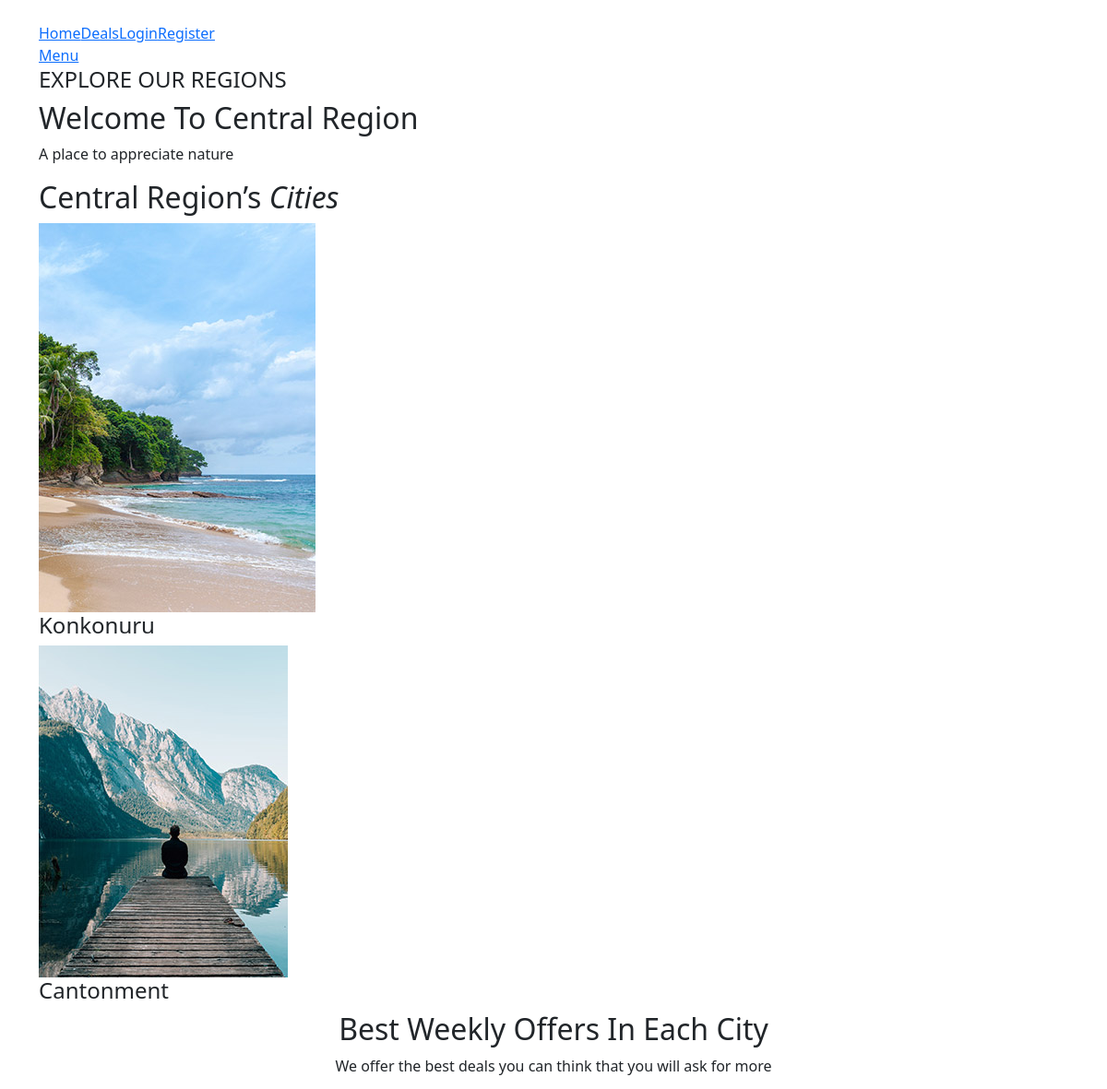
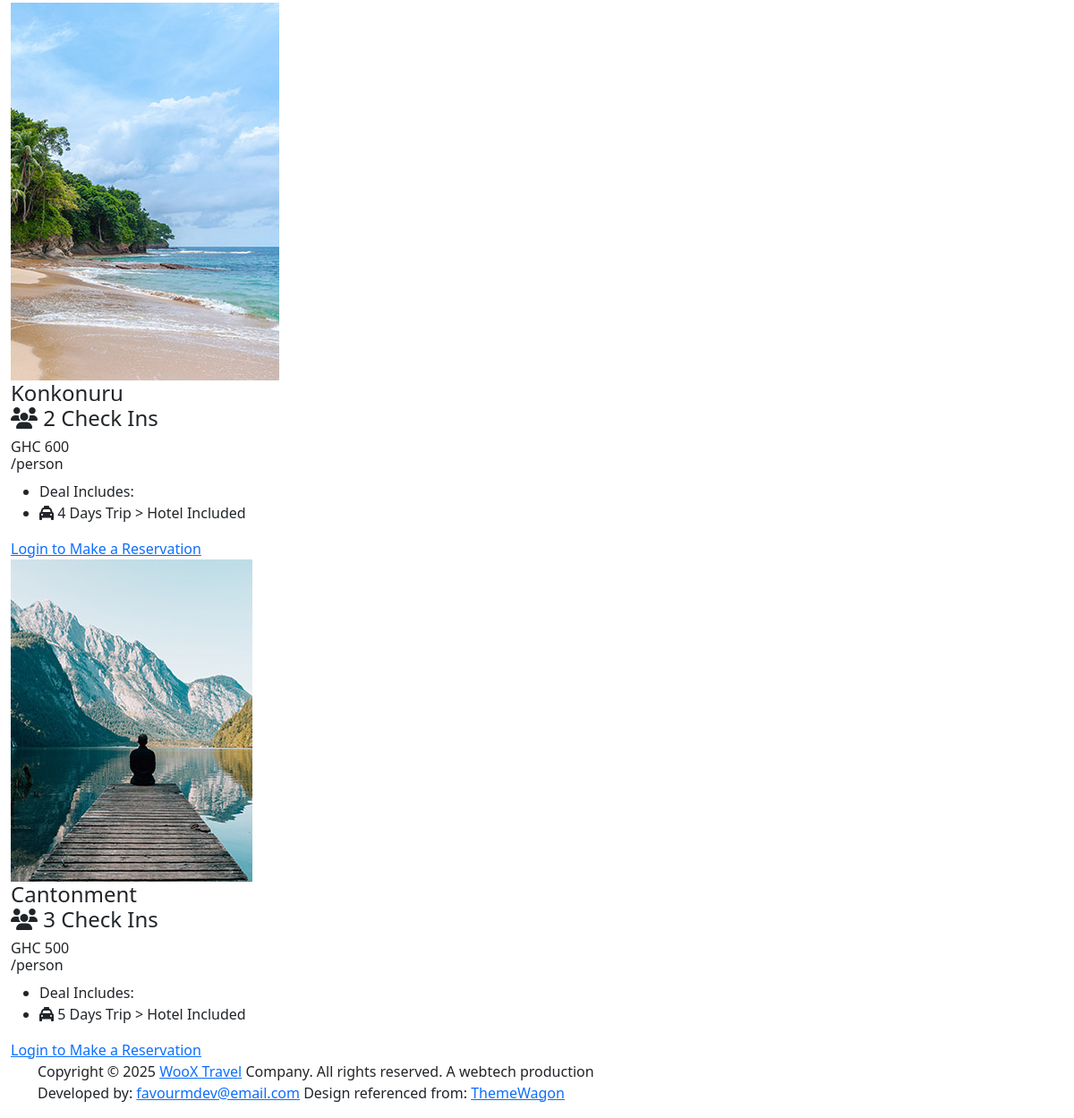
Before: /about.php?id=2 with the older database file (2 pictures, top to bottom).
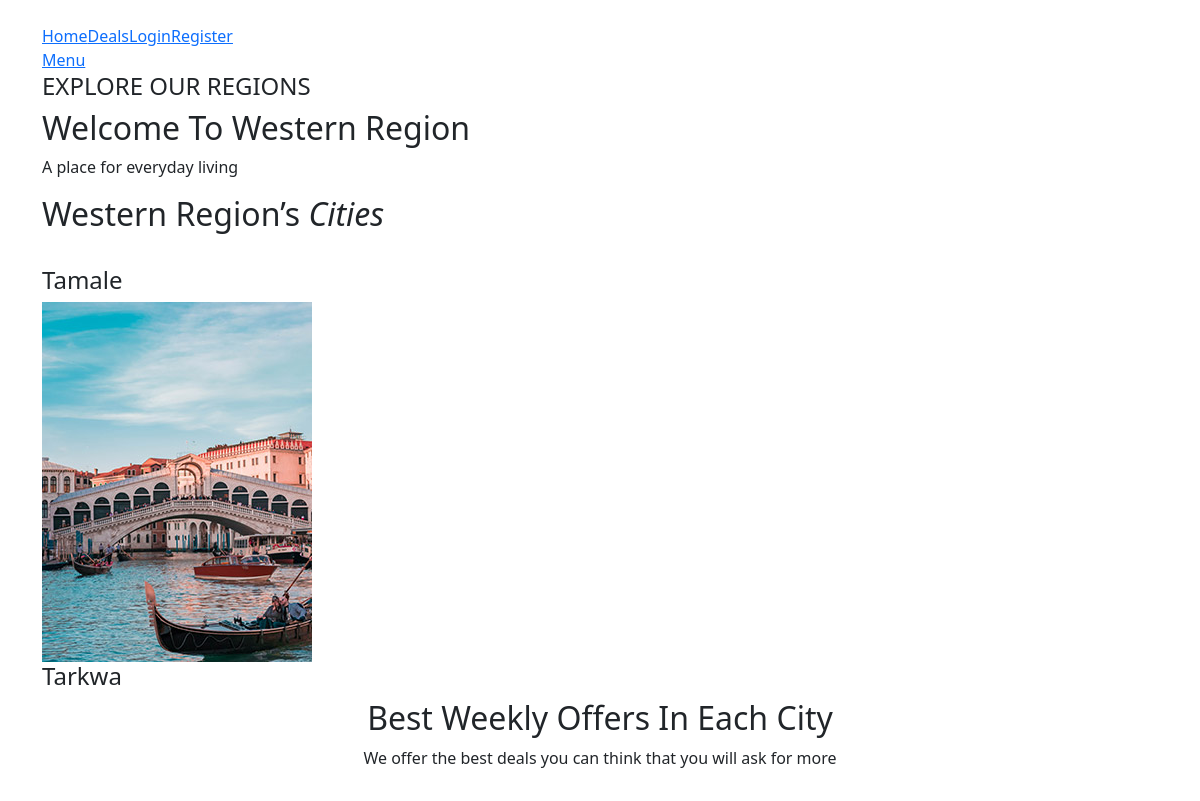
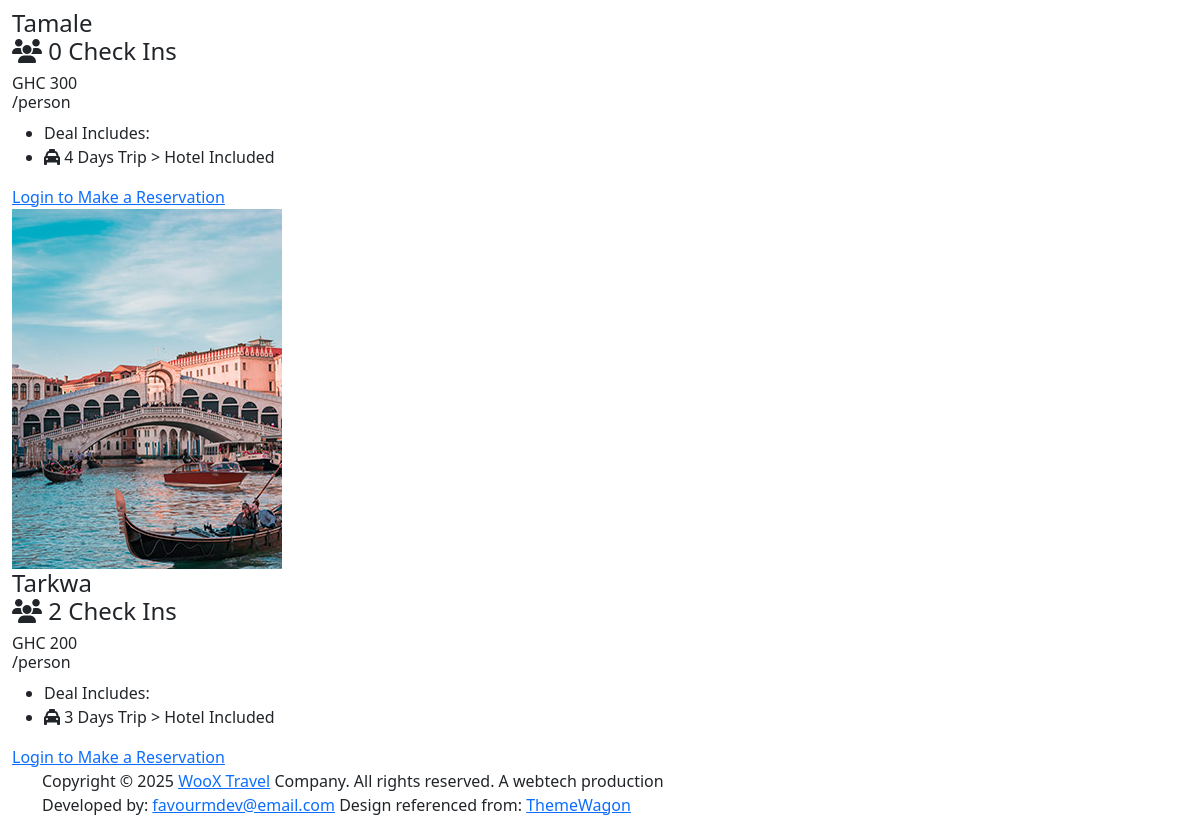
After: the same page with the newer database file (2 pictures, top to bottom).
### tables this page shows
CREATE TABLE `regions` (
  `id` int(3) NOT NULL,
  `name` varchar(200) NOT NULL,
  `image` varchar(200) NOT NULL,
  `population` varchar(30) NOT NULL,
  `landmark` varchar(30) NOT NULL,
  `description` text NOT NULL,
  `created_at` timestamp NOT NULL DEFAULT current_timestamp()
);

CREATE TABLE `cities` (
  `id` int(3) NOT NULL,
  `name` varchar(200) NOT NULL,
  `image` varchar(200) NOT NULL,
  `trip_days` int(4) NOT NULL,
  `price` varchar(4) NOT NULL,
  `region_id` int(3) NOT NULL,
  `created_at` timestamp NOT NULL DEFAULT current_timestamp()
);

### about.php (the view, shortened to what this page needs)
<?php
require 'includes/header.php';
require 'config/connection.php';
if($_SERVER["REQUEST_METHOD"] == "GET"){
  $id = $_GET['id'];
  $sqlforregions = "SELECT * FROM regions WHERE id = '$id'";
  $resultforregions = mysqli_query($connection, $sqlforregions);
  $specificregion = mysqli_fetch_assoc($resultforregions);
  $sqlforimages = "SELECT * FROM cities WHERE region_id = '$id'";
  $resultforimages = mysqli_query($connection, $sqlforimages);
  $specificimage = mysqli_fetch_all($resultforimages, MYSQLI_ASSOC);
  $sqlforbookings = "SELECT cities.id AS id, cities.name AS name,
            cities.image AS image, cities.trip_days AS trip_days, cities.price AS price,
            COUNT(bookings.city_id) AS booking_no
            FROM cities LEFT JOIN bookings ON cities.id = bookings.city_id WHERE cities.region_id = '$id' GROUP BY(bookings.city_id)";
  $resultforbookings = mysqli_query($connection, $sqlforbookings);
  $bookings = mysqli_fetch_all($resultforbookings, MYSQLI_ASSOC);
} else {
  header("location: 404.php");
}
?>
  <div class="about-main-content">
    <div class="container">
      <div class="row">
        <div class="col-lg-12">
          <div class="content">
            <h4>EXPLORE OUR REGIONS</h4>
            <h2>Welcome To <?php echo $specificregion['name']; ?> Region</h2>
            <p><?php echo $specificregion['description']; ?></p>
          </div>
        </div>
      </div>
    </div>
  </div>
  <div class="cities-town">
    <div class="container">
      <div class="row">
        <div class="slider-content">
          <div class="row">
            <div class="col-lg-12">
              <h2><?php echo $specificregion['name']; ?> Region’s <em>Cities</em></h2>
            </div>
            <div class="col-lg-12">
              <div class="owl-cites-town owl-carousel">
              <?php foreach($specificimage as $image): ?>
                <div class="item">
                  <div class="thumb">
                    <img src="<?php echo CITYIMAGES;?><?php echo $image['image']; ?>" alt="">
                    <h4><?php echo $image['name']; ?></h4>
                  </div>
                </div>
              <?php endforeach; ?>
              </div>
            </div>
          </div>
        </div>
      </div>
    </div>
  </div>
  <div class="weekly-offers">
    <div class="container">
      <div class="row">
        <div class="col-lg-6 offset-lg-3">
          <div class="section-heading text-center">
            <h2>Best Weekly Offers In Each City</h2>
            <p>We offer the best deals you can think that you will ask for more</p>
          </div>
        </div>
      </div>
    </div>
    <div class="container-fluid">
      <div class="row">
        <div class="col-lg-12">
          <div class="owl-weekly-offers owl-carousel">
            <?php foreach($bookings as $booking): ?>
              <div class="item">
              <div class="thumb">
                <img src="<?php echo CITYIMAGES;?><?php echo $booking['image']; ?>" alt="">
                <div class="text">
                  <h4><?php echo $booking['name']; ?><br><span><i class="fa fa-users"></i> <?php echo $booking['booking_no']; ?> Check Ins</span></h4>
                  <h6>GHC <?php echo $booking['price']; ?><br><span>/person</span></h6>
                  <ul>
                    <li>Deal Includes:</li>
                    <li><i class="fa fa-taxi"></i> <?php echo $booking['trip_days']; ?> Days Trip > Hotel Included</li>
                  </ul>
                  <?php if(isset($_SESSION['username'])): ?>
                    <div class="main-button">
                      <a href="reservation.php?id=<?php echo $booking['id']; ?>">Make a Reservation</a>
                    </div>
                  <?php else: ?>
                    <div class="main-button">
                      <a href="auth/login.php">Login to Make a Reservation</a>
                    </div>
                  <?php endif; ?>
                </div>
              </div>
              </div>
            <?php endforeach; ?>
          </div>
        </div>
      </div>
    </div>
  </div>
<?php require 'includes/footer.php';?>

Changed rows visible on the page:
removed cities: image (picture), name "Konkonuru", booking_no "2", price "600", trip_days "4"
no longer on this page (row edited): cities: image (picture), name "Cantonment", booking_no "3", price "500", trip_days "5"
changed regions: name "Central" → "Western"; description "A place to appreciate nature" → "A place for everyday living"
now on this page (row edited): cities: name "Tamale", booking_no "0", price "300", trip_days "4"
added cities: image (picture), name "Tarkwa", booking_no "2", price "200", trip_days "3"
